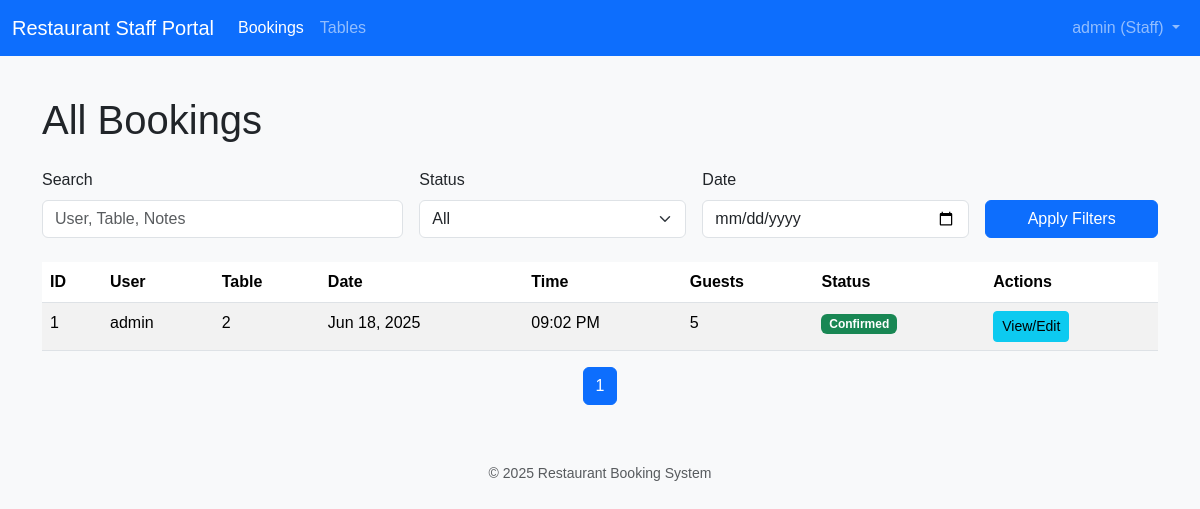
Page /staff/bookings/ (signed in) on the earlier database version.
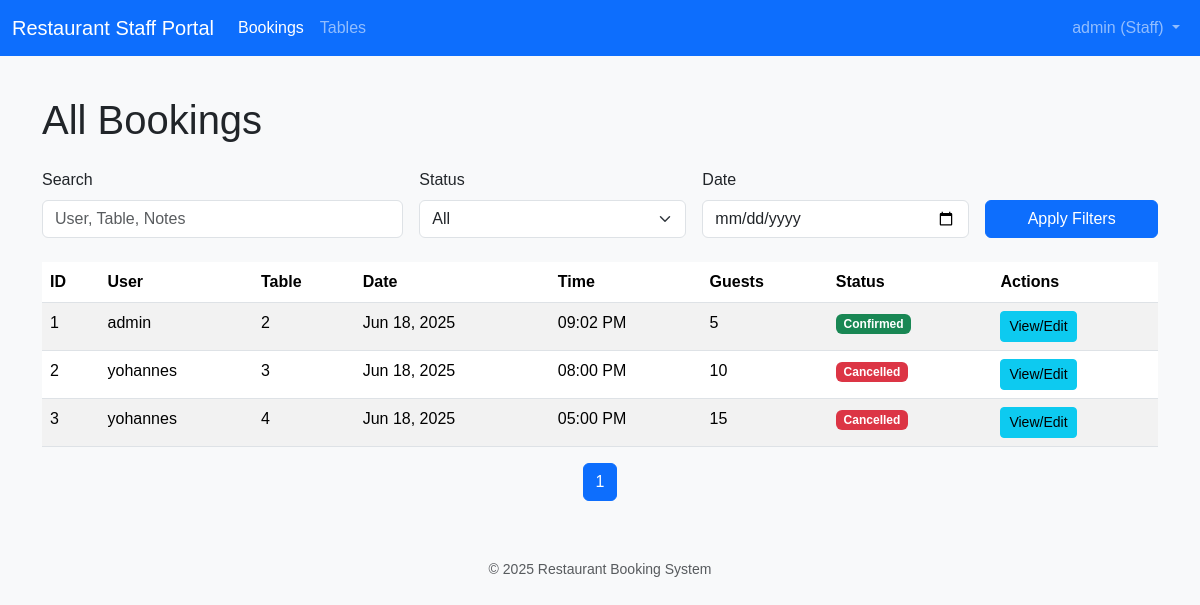
Same page on the later database version.
### bookings/models.py (models this page shows, shortened)
class Booking(models.Model):
    BOOKING_STATUS_CHOICES = [
        ('pending', 'Pending'),
        ('confirmed', 'Confirmed'),
        ('cancelled', 'Cancelled'),
        ('completed', 'Completed'),  # For past bookings that were honored
    ]
    user = models.ForeignKey(
        User, on_delete=models.CASCADE, related_name='bookings')
    table = models.ForeignKey(
        Table, on_delete=PROTECT, related_name='bookings')
    booking_date = models.DateField()
    booking_time = models.TimeField()
    number_of_guests = models.IntegerField()
    notes = models.TextField(blank=True, null=True)
    status = models.CharField(
        max_length=20, choices=BOOKING_STATUS_CHOICES, default='confirmed')
    created_at = models.DateTimeField(auto_now_add=True)
    updated_at = models.DateTimeField(auto_now=True)
    class Meta:
        unique_together = ('table', 'booking_date', 'booking_time')
        ordering = ['booking_date', 'booking_time']

class Table(models.Model):
    number = models.IntegerField(unique=True)
    capacity = models.IntegerField(
        help_text="Maximum number of guests this table can accommodate.")

### bookings/views.py (the view)
    def wrapper_func(request, *args, **kwargs):
        if not request.user.is_authenticated or not request.user.is_staff:
            messages.error(
                request, "You are not authorized to view this page.")
            return redirect('home')
        return view_func(request, *args, **kwargs)

### bookings/views.py (called while the page is built)
def staff_member_required(view_func):
    def wrapper_func(request, *args, **kwargs):
        if not request.user.is_authenticated or not request.user.is_staff:
            messages.error(
                request, "You are not authorized to view this page.")
            return redirect('home')
        return view_func(request, *args, **kwargs)
    return wrapper_func

### bookings/templates/bookings/staff_booking_list.html (shortened to what this page needs)
{% extends 'bookings/staff_base.html' %}
{% block content %}
    <h1 class="mb-4">All Bookings</h1>
    <form method="get" class="row g-3 align-items-end mb-4">
        <div class="col-md-4">
            <label for="query" class="form-label">Search</label>
            <input type="text" class="form-control" id="query" name="q" placeholder="User, Table, Notes" value="{{ query|default_if_none:'' }}">
        </div>
        <div class="col-md-3">
            <label for="status_filter" class="form-label">Status</label>
            <select class="form-select" id="status_filter" name="status">
                <option value="">All</option>
            </select>
        </div>
        <div class="col-md-3">
            <label for="date_filter" class="form-label">Date</label>
            <input type="date" class="form-control" id="date_filter" name="date" value="{{ date_filter|default_if_none:'' }}">
        </div>
        <div class="col-md-2">
            <button type="submit" class="btn btn-primary w-100">Apply Filters</button>
        </div>
    </form>
    {% if bookings %}
        <div class="table-responsive">
            <table class="table table-striped table-hover">
                <thead>
                    <tr>
                        <th>ID</th>
                        <th>User</th>
                        <th>Table</th>
                        <th>Date</th>
                        <th>Time</th>
                        <th>Guests</th>
                        <th>Status</th>
                        <th>Actions</th>
                    </tr>
                </thead>
                <tbody>
                    {% for booking in bookings %}
                        <tr>
                            <td>{{ booking.id }}</td>
                            <td>{{ booking.user.username }}</td>
                            <td>{{ booking.table.number }}</td>
                            <td>{{ booking.booking_date|date:"M d, Y" }}</td>
                            <td>{{ booking.booking_time|time:"h:i A" }}</td>
                            <td>{{ booking.number_of_guests }}</td>
                            <td><span class="badge {% if booking.status == 'pending' %}bg-warning{% elif booking.status == 'confirmed' %}bg-success{% elif booking.status == 'cancelled' %}bg-danger{% else %}bg-secondary{% endif %}">{{ booking.get_status_display }}</span></td>
                            <td>
                                <a href="{% url 'staff_booking_detail' booking.id %}" class="btn btn-info btn-sm">View/Edit</a>
                            </td>
                        </tr>
                    {% endfor %}
                </tbody>
            </table>
        </div>
        <nav aria-label="Page navigation example">
            <ul class="pagination justify-content-center">
                {% for i in bookings.paginator.page_range %}
                    <li class="page-item {% if bookings.number == i %}active{% endif %}"><a class="page-link" href="?page={{ i }}">{{ i }}</a></li>
                {% endfor %}
            </ul>
        </nav>
    {% else %}
        <div class="alert alert-warning" role="alert">
            No bookings found matching your criteria.
        </div>
    {% endif %}
{% endblock %}

### bookings/templates/bookings/staff_base.html (shortened to what this page needs)
{% load static %}
{% now "Y" as current_year %}
<!DOCTYPE html>
<html lang="en">
<head>
    <link href="https://cdn.jsdelivr.net/npm/bootstrap@5.3.3/dist/css/bootstrap.min.css" rel="stylesheet">
</head>
<body>
    <nav class="navbar navbar-expand-lg navbar-dark bg-primary">
        <div class="container-fluid">
            <a class="navbar-brand" href="{% url 'staff_dashboard' %}">Restaurant Staff Portal</a>
            <div class="collapse navbar-collapse" id="navbarNavStaff">
                <ul class="navbar-nav me-auto">
                    <li class="nav-item">
                        <a class="nav-link {% if active_tab == 'bookings' %}active{% endif %}" href="{% url 'staff_booking_list' %}">Bookings</a>
                    </li>
                    <li class="nav-item">
                        <a class="nav-link {% if active_tab == 'tables' %}active{% endif %}" href="{% url 'staff_table_list' %}">Tables</a>
                    </li>
                </ul>
                <ul class="navbar-nav ms-auto">
                    {% if user.is_authenticated %}
                        <li class="nav-item dropdown">
                            <a class="nav-link dropdown-toggle" href="#" id="navbarDropdownStaff" role="button" data-bs-toggle="dropdown" aria-expanded="false">
                                {{ user.username }} (Staff)
                            </a>
                        </li>
                    {% else %}
                        <li class="nav-item">
                            <a class="nav-link" href="{% url 'login' %}">Staff Login</a>
                        </li>
                    {% endif %}
                </ul>
            </div>
        </div>
    </nav>
    <div class="container">
        {% block content %}
        {% endblock %}
    </div>
    <footer class="text-center text-muted">
        <small>&copy; {{ current_year }} Restaurant Booking System</small>
    </footer>
</body>
</html>

### bookings/templates/bookings/staff_base.html (style rules this page uses)
body { font-family: sans-serif; background-color: #f8f9fa; }
.navbar { margin-bottom: 20px; }
.container { padding-top: 20px; padding-bottom: 20px; }
footer { padding-top: 20px; }

Differences in the rows shown:
added Booking: id "2", user.username "yohannes", table.number "3", booking_date "Jun 18, 2025", booking_time "08:00 PM", number_of_guests "10", status "Cancelled"
added Booking: id "3", user.username "yohannes", table.number "4", booking_date "Jun 18, 2025", booking_time "05:00 PM", number_of_guests "15", status "Cancelled"
